Frame 1 (no input): blank canvas, image omitted
Frame 60 (the mouse pressed at the canvas centre just before this capture): blank canvas, image omitted
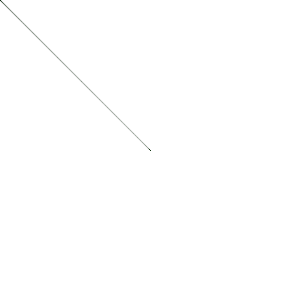
Frame 120 (the mouse held since frame 60 and released just before this capture)

The Processing sketch whose frames 1 and 60 were blank and that drew this single picture after the mouse press (run headless with seeded random() and noise(); from frame 60 on, the mouse is pressed at the canvas centre):

// Processing sketch: processing_39777
// ── processing_39777.pde


color[] myColor;
int num=2;

float[][] b=new float[40][2];
boolean amLooping;
boolean testNoLoopRedraw = false;
void setup() {
   size(300,300);
   background(255);
}
 
void draw(){
  b[0][0]=mouseX;
  b[0][1]=mouseY;
  //initial transfer
 
  for(int i=1;i<40;i++) {   
    stroke(10,20,10,10);
    line(b[i][0],b[i][1],b[i][0]+=(b[i-1][0]-b[i][0])/i,b[i][1]+=(b[i-1][1]-b[i][1])/i);
  }
  //line point, exchane of line through b using i cooridinate
 //one for loop but many integers
 
}
